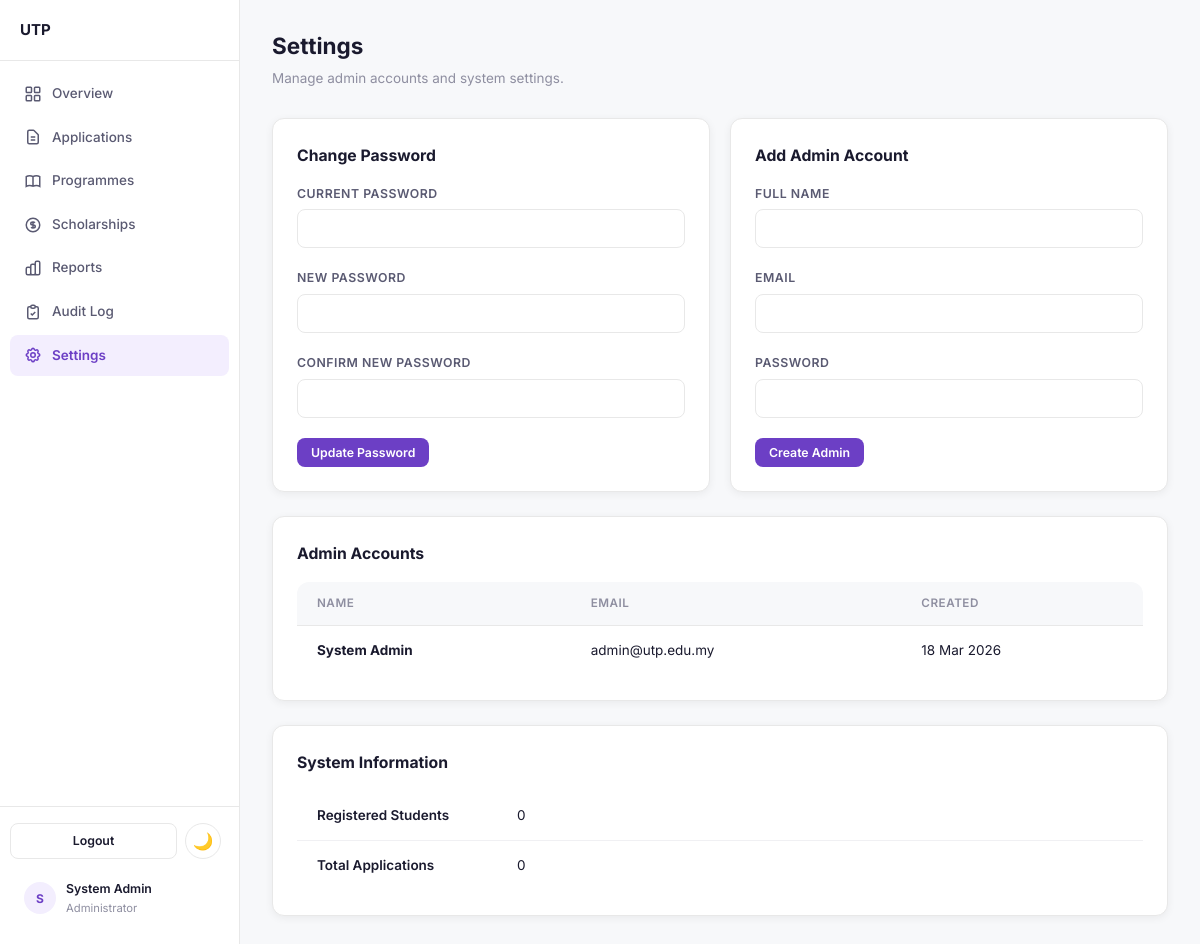
Screenshot of /admin/settings.php (signed in) with the database file from the repository.
### tables this page shows
CREATE TABLE IF NOT EXISTS users (
    id INT AUTO_INCREMENT PRIMARY KEY,
    full_name VARCHAR(100) NOT NULL,
    email VARCHAR(100) NOT NULL UNIQUE,
    password_hash VARCHAR(255) NOT NULL,
    ic_number VARCHAR(20) NOT NULL UNIQUE,
    phone VARCHAR(20) NOT NULL,
    role ENUM('student', 'admin') NOT NULL DEFAULT 'student',
    email_verified TINYINT(1) DEFAULT 0,
    created_at TIMESTAMP DEFAULT CURRENT_TIMESTAMP
);

### admin/settings.php (the view, shortened to what this page needs)
<?php
require_once __DIR__ . '/admin_header.php';
$db = getDB();
$admins = $db->query("SELECT id, full_name, email, created_at FROM users WHERE role = 'admin' ORDER BY created_at")->fetchAll();
$totalUsers = $db->query("SELECT COUNT(*) FROM users WHERE role = 'student'")->fetchColumn();
$totalApps = $db->query("SELECT COUNT(*) FROM applications")->fetchColumn();
?>
<div class="page-header">
    <h1>Settings</h1>
    <p>Manage admin accounts and system settings.</p>
</div>
<div class="grid-2">
    <div class="card">
        <h3 style="font-size:1.05rem; margin-bottom:16px;">Change Password</h3>
        <form method="POST">
            <div class="form-group">
                <label class="form-label">Current Password</label>
                <input type="password" name="current_password" class="form-input admin-focus" required autocomplete="current-password">
            </div>
            <div class="form-group">
                <label class="form-label">New Password</label>
                <input type="password" name="new_password" class="form-input admin-focus" required autocomplete="new-password">
            </div>
            <div class="form-group">
                <label class="form-label">Confirm New Password</label>
                <input type="password" name="confirm_password" class="form-input admin-focus" required autocomplete="new-password">
            </div>
            <button type="submit" class="btn btn-purple btn-sm">Update Password</button>
        </form>
    </div>
    <div class="card">
        <h3 style="font-size:1.05rem; margin-bottom:16px;">Add Admin Account</h3>
        <form method="POST">
            <div class="form-group">
                <label class="form-label">Full Name</label>
                <input type="text" name="full_name" class="form-input admin-focus" required>
            </div>
            <div class="form-group">
                <label class="form-label">Email</label>
                <input type="email" name="email" class="form-input admin-focus" required>
            </div>
            <div class="form-group">
                <label class="form-label">Password</label>
                <input type="password" name="password" class="form-input admin-focus" required autocomplete="new-password">
            </div>
            <button type="submit" class="btn btn-purple btn-sm">Create Admin</button>
        </form>
    </div>
</div>
<div class="card mt-6">
    <h3 style="font-size:1.05rem; margin-bottom:16px;">Admin Accounts</h3>
    <div class="table-wrap" style="border:none; box-shadow:none;">
        <table>
            <thead><tr><th>Name</th><th>Email</th><th>Created</th></tr></thead>
            <tbody>
            <?php foreach ($admins as $admin): ?>
                <tr>
                    <td><strong><?= htmlspecialchars($admin['full_name']) ?></strong></td>
                    <td><?= htmlspecialchars($admin['email']) ?></td>
                    <td><?= date('d M Y', strtotime($admin['created_at'])) ?></td>
                </tr>
            <?php endforeach; ?>
            </tbody>
        </table>
    </div>
</div>
<div class="card mt-6">
    <h3 style="font-size:1.05rem; margin-bottom:16px;">System Information</h3>
    <div class="table-wrap" style="border:none; box-shadow:none;">
        <table>
            <tr><td style="width:200px; font-weight:600;">Registered Students</td><td><?= $totalUsers ?></td></tr>
            <tr><td style="font-weight:600;">Total Applications</td><td><?= $totalApps ?></td></tr>
        </table>
    </div>
</div>
<?php require_once __DIR__ . '/admin_footer.php'; ?>

### assets/css/style.css (style rules this page uses)
*, *::before, *::after { margin: 0; padding: 0; box-sizing: border-box; }
:root { --orange: #e8630a; --orange-hover: #cf5800; --orange-light: #fff4ec; --orange-badge: #fef0e6; --purple: #6c3fc5; --purple-hover: #5a32a3; --purple-light: #f3eefe; --purple-badge: #ece5f9; --text: #1a1a2e; --text-secondary: #5a5a72; --text-muted: #8e8ea0; --bg: #ffffff; --bg-page: #f7f8fa; --border: #e8e8e8; --border-light: #f0f0f3; --card-shadow: 0 2px 8px rgba(0,0,0,0.06); --card-shadow-hover: 0 4px 16px rgba(0,0,0,0.1); --green: #22a867; --green-bg: #edfaf3; --yellow: #e6a817; --yellow-bg: #fef9ea; --red: #dc3545; --red-bg: #fef0f1; --blue: #3b82f6; --blue-bg: #eff6ff; --radius: 8px; --radius-lg: 12px; --font: 'Inter', -apple-system, BlinkMacSystemFont, sans-serif; }
html { font-size: 15px; }
body { font-family: var(--font); color: var(--text); background: var(--bg-page); line-height: 1.6; -webkit-font-smoothing: antialiased; }
button, input, select, textarea { font-family: inherit; font-size: inherit; }
.btn { display: inline-flex; align-items: center; justify-content: center; gap: 8px; padding: 10px 20px; border-radius: var(--radius); font-weight: 600; font-size: 0.9rem; border: none; cursor: pointer; transition: all 0.2s; text-decoration: none; line-height: 1.4; }
.btn-purple { background: var(--purple); color: #fff; }
.btn-sm { padding: 6px 14px; font-size: 0.82rem; }
.card { background: var(--bg); border: 1px solid var(--border); border-radius: var(--radius-lg); padding: 24px; box-shadow: var(--card-shadow); transition: box-shadow 0.2s; }
.form-group { margin-bottom: 20px; }
.form-label { display: block; font-size: 0.82rem; font-weight: 600; color: var(--text-secondary); text-transform: uppercase; letter-spacing: 0.5px; margin-bottom: 6px; }
.form-input { width: 100%; padding: 10px 14px; border: 1.5px solid var(--border); border-radius: var(--radius); font-size: 0.95rem; color: var(--text); background: var(--bg); transition: border-color 0.2s; outline: none; }
.form-input::placeholder { color: var(--text-muted); }
.table-wrap { background: var(--bg); border: 1px solid var(--border); border-radius: var(--radius-lg); overflow-x: auto; -webkit-overflow-scrolling: touch; }
.table-wrap table { width: 100%; border-collapse: collapse; }
.table-wrap th { text-align: left; padding: 12px 20px; font-size: 0.78rem; font-weight: 600; color: var(--text-muted); text-transform: uppercase; letter-spacing: 0.5px; border-bottom: 1px solid var(--border); background: var(--bg-page); }
.table-wrap td { padding: 14px 20px; font-size: 0.9rem; border-bottom: 1px solid var(--border-light); }
.table-wrap tr:last-child td { border-bottom: none; }
.page-header { margin-bottom: 28px; }
.page-header h1 { font-size: 1.5rem; font-weight: 700; color: var(--text); }
.page-header p { color: var(--text-muted); font-size: 0.9rem; margin-top: 4px; }
.grid-2 { display: grid; grid-template-columns: 1fr 1fr; gap: 20px; }
.mt-6 { margin-top: 24px; }

### assets/css/dark-mode.css (style rules this page uses)
body, .navbar, .sidebar, .card, .admin-card, input, select, textarea, .btn { transition: background-color 0.3s ease, color 0.3s ease, border-color 0.3s ease; }

### rows the page displays
users: full_name "System Admin", email "admin@utp.edu.my", created_at "18 Mar 2026"

### other values shown
$initials "S"
$currentUser['full_name'] "System Admin"
$totalUsers "0"
$totalApps "0"
